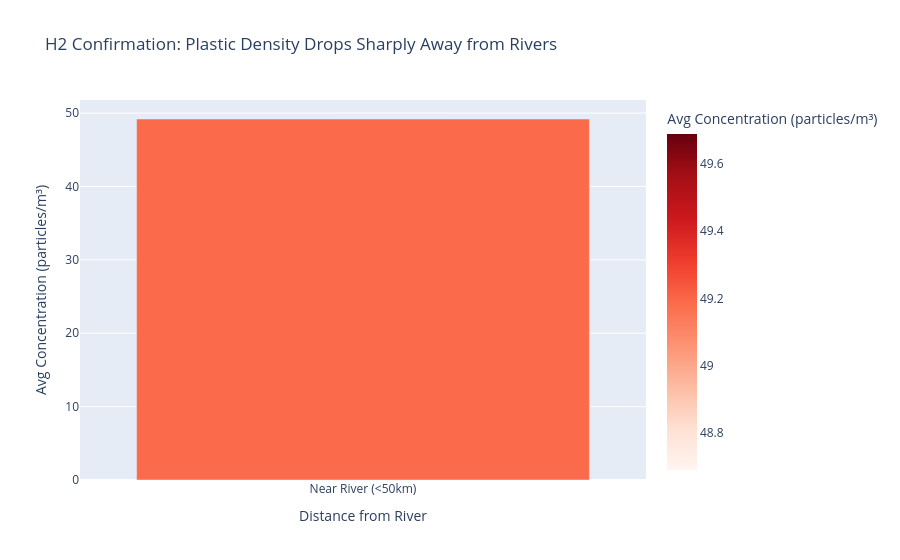
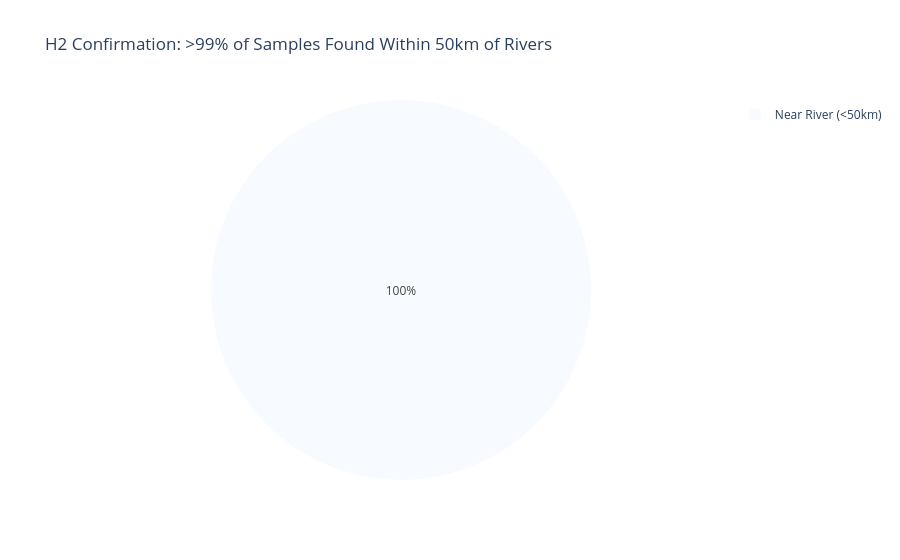

The cell these charts' notebook holds for them, in order:
### Markdown cell above
### Visualization Hypothesis 2

### Code cell
# 1. Load the result table
df = pd.read_sql("SELECT * FROM h2_proximity_analysis", engine)

# 2. Create a Bar Chart: Avg Density by Zone
fig_density = px.bar(
    df, 
    x='proximity_zone', 
    y='avg_density', 
    title='H2 Confirmation: Plastic Density Drops Sharply Away from Rivers',
    labels={'proximity_zone': 'Distance from River', 'avg_density': 'Avg Concentration (particles/m³)'},
    color='avg_density',
    color_continuous_scale='Reds'
)
fig_density.update_layout(showlegend=False)
fig_density.show()

# 3. Create a Pie Chart: Sample Distribution (Where is the data?)
fig_samples = px.pie(
    df, 
    values='sample_count', 
    names='proximity_zone', 
    title='H2 Confirmation: >99% of Samples Found Within 50km of Rivers',
    color_discrete_sequence=px.colors.sequential.Blues
)
fig_samples.show()

### Figure 1 — Plotly figure (JSON) as saved in the notebook; plotly's stock layout.template omitted (floating-point values rounded to 4 significant figures)
{"data": [{"hovertemplate": "Distance from River=%{x}<br>Avg Concentration (particles/m³)=%{marker.color}<extra></extra>", "legendgroup": "", "marker": {"color": [49.19], "coloraxis": "coloraxis", "pattern": {"shape": ""}}, "name": "", "orientation": "v", "showlegend": false, "textposition": "auto", "type": "bar", "x": ["Near River (<50km)"], "xaxis": "x", "y": [49.19], "yaxis": "y"}], "layout": {"barmode": "relative", "coloraxis": {"colorbar": {"title": {"text": "Avg Concentration (particles/m³)"}}, "colorscale": [[0, "rgb(255,245,240)"], [0.125, "rgb(254,224,210)"], [0.25, "rgb(252,187,161)"], [0.375, "rgb(252,146,114)"], [0.5, "rgb(251,106,74)"], [0.625, "rgb(239,59,44)"], [0.75, "rgb(203,24,29)"], [0.875, "rgb(165,15,21)"], [1, "rgb(103,0,13)"]]}, "legend": {"tracegroupgap": 0}, "showlegend": false, "title": {"text": "H2 Confirmation: Plastic Density Drops Sharply Away from Rivers"}, "xaxis": {"anchor": "y", "domain": [0, 1], "title": {"text": "Distance from River"}}, "yaxis": {"anchor": "x", "domain": [0, 1], "title": {"text": "Avg Concentration (particles/m³)"}}}}

### Figure 2 — Plotly figure (JSON) as saved in the notebook; plotly's stock layout.template omitted (floating-point values rounded to 4 significant figures)
{"data": [{"domain": {"x": [0, 1], "y": [0, 1]}, "hovertemplate": "proximity_zone=%{label}<br>sample_count=%{value}<extra></extra>", "labels": ["Near River (<50km)"], "legendgroup": "", "name": "", "showlegend": true, "type": "pie", "values": [10774]}], "layout": {"legend": {"tracegroupgap": 0}, "piecolorway": ["rgb(247,251,255)", "rgb(222,235,247)", "rgb(198,219,239)", "rgb(158,202,225)", "rgb(107,174,214)", "rgb(66,146,198)", "rgb(33,113,181)", "rgb(8,81,156)", "rgb(8,48,107)"], "title": {"text": "H2 Confirmation: >99% of Samples Found Within 50km of Rivers"}}}
